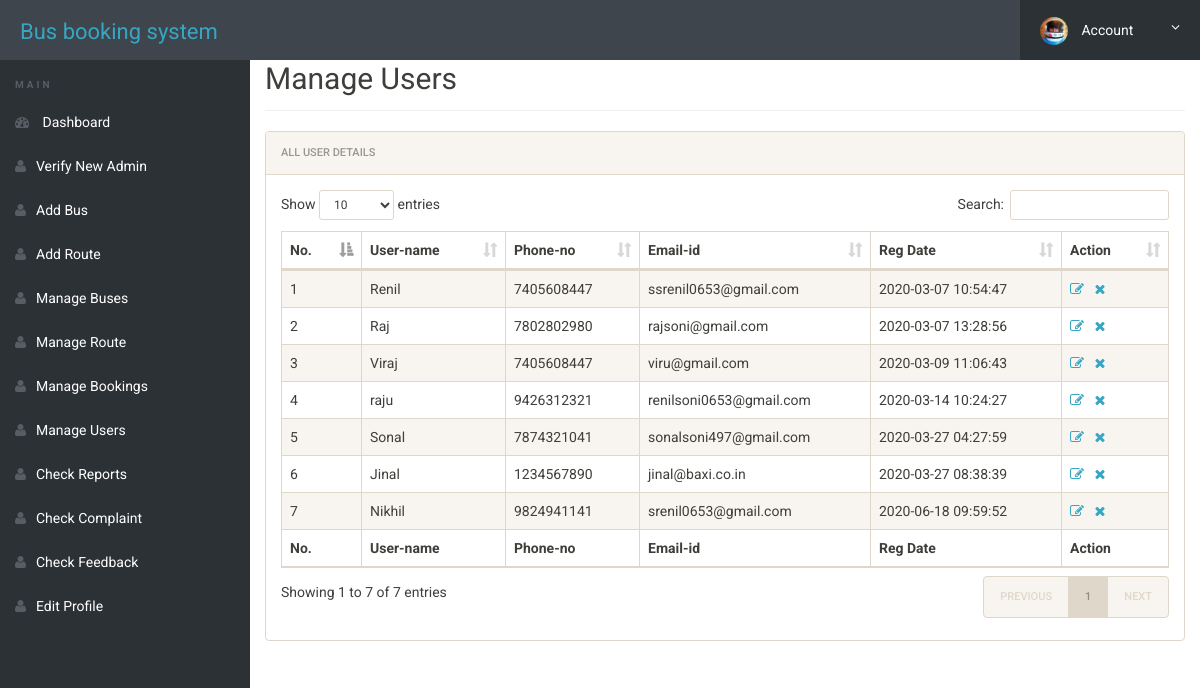
/admin/manage-user.php (signed in), run on the app's committed database.
### tables this page shows
CREATE TABLE IF NOT EXISTS `user_reg` (
  `id` int(11) NOT NULL AUTO_INCREMENT,
  `fname` varchar(50) NOT NULL,
  `mname` varchar(50) NOT NULL,
  `lname` varchar(50) NOT NULL,
  `gender` varchar(10) NOT NULL,
  `phone` bigint(20) NOT NULL,
  `email` varchar(50) NOT NULL,
  `password` varchar(50) NOT NULL,
  `reg_date` timestamp NOT NULL DEFAULT CURRENT_TIMESTAMP,
  `updationDate` varchar(45) DEFAULT NULL,
  `passUdateDate` varchar(45) DEFAULT NULL,
  PRIMARY KEY (`id`)
);

### admin/manage-user.php (the view, shortened to what this page needs)
<?php
include('includes/config.php');
?>
<!doctype html>
<html lang="en" class="no-js">
<head>
	<link rel="stylesheet" href="css/font-awesome.min.css">
	<link rel="stylesheet" href="css/bootstrap.min.css">
	<link rel="stylesheet" href="css/dataTables.bootstrap.min.css">
	<link rel="stylesheet" href="css/bootstrap-social.css">
	<link rel="stylesheet" href="css/bootstrap-select.css">
	<link rel="stylesheet" href="css/fileinput.min.css">
	<link rel="stylesheet" href="css/awesome-bootstrap-checkbox.css">
	<link rel="stylesheet" href="css/style.css">
</head>
<body>
	<?php include('includes/header.php');?>
	<div class="ts-main-content">
			<?php include('includes/sidebar.php');?>
		<div class="content-wrapper">
			<div class="container-fluid">
				<div class="row">
					<div class="col-md-12">
						<h2 class="page-title" style="margin-top:4%">Manage Users</h2>
						<div class="panel panel-default">
							<div class="panel-heading">All User Details</div>
							<div class="panel-body">
								<table id="zctb" class="display table table-striped table-bordered table-hover" cellspacing="0" width="100%">
									<thead>
										<tr>
											<th>No.</th>
											<th>User-name</th>
											<th>Phone-no</th>
											<th>Email-id</th>
											<th>Reg Date </th>
											<th>Action</th>
										</tr>
									</thead>
									<tfoot>
										<tr>
											<th>No.</th>
											<th>User-name</th>
											<th>Phone-no</th>
											<th>Email-id</th>
											<th>Reg Date </th>
											<th>Action</th>										</tr>
									</tfoot>
									<tbody>
<?php
$ret="select * from user_reg";
$stmt= $mysqli->prepare($ret) ;
$stmt->execute() ;
$res=$stmt->get_result();
$cnt=1;
while($row=$res->fetch_object())
	  {
	  	?>
<tr><td><?php echo $cnt;;?></td>
<td><?php echo $row->fname;?></td>
<td><?php echo $row->phone;?></td>
<td><?php echo $row->email;?></td>
<td><?php echo $row->reg_date;?></td>
<td><a href="edit-user.php?id=<?php echo $row->id;?>"><i class="fa fa-edit"></i></a>&nbsp;&nbsp;
<a href="manage-user.php?del=<?php echo $row->id;?>" onclick="return confirm('Do you want to delete');"><i class="fa fa-close"></i></a></td>
										</tr>
									<?php
$cnt=$cnt+1;
									 } ?>
									</tbody>
								</table>
							</div>
						</div>
					</div>
				</div>
			</div>
		</div>
	</div>
</body>
</html>

### admin/css/style.css (style rules this page uses)
html { font-size: 14px; }
@media only screen and (min-width: 480px) { html { font-size: 17px; } }
@media only screen and (min-width: 768px) { html { font-size: 14px; } }
body { font-size: 1em; }
a { color: #37a6c4; }
.panel { overflow: hidden; }
.page-title { padding-bottom: 15px; margin-bottom: 20px; border-bottom: 1px solid #f0f0f0; }
.ts-main-content .content-wrapper { padding-top: 15px; margin-top: 10px; }
@media only screen and (min-width: 992px) { .ts-main-content .content-wrapper { margin-left: 250px; } }

### data on the page
user_reg: fname "Renil", phone "7405608447", email "ssrenil0653@gmail.com", reg_date "2020-03-07 10:54:47"
user_reg: fname "Raj", phone "7802802980", email "rajsoni@gmail.com", reg_date "2020-03-07 13:28:56"
user_reg: fname "Viraj", phone "7405608447", email "viru@gmail.com", reg_date "2020-03-09 11:06:43"
user_reg: fname "raju", phone "9426312321", email "renilsoni0653@gmail.com", reg_date "2020-03-14 10:24:27"
user_reg: fname "Sonal", phone "7874321041", email "sonalsoni497@gmail.com", reg_date "2020-03-27 04:27:59"
user_reg: fname "Jinal", phone "1234567890", email "jinal@baxi.co.in", reg_date "2020-03-27 08:38:39"
user_reg: fname "Nikhil", phone "9824941141", email "srenil0653@gmail.com", reg_date "2020-06-18 09:59:52"
